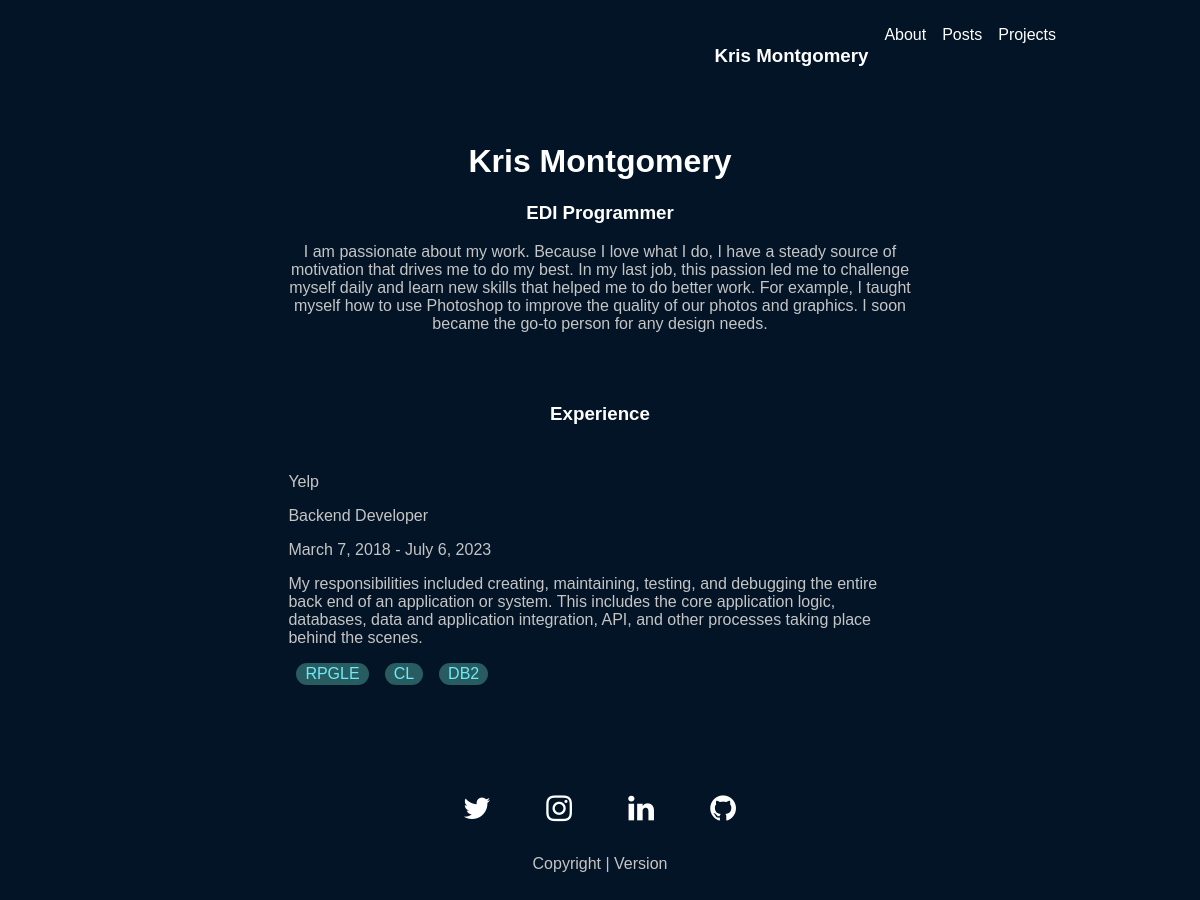
Page /about/ on the earlier database version.
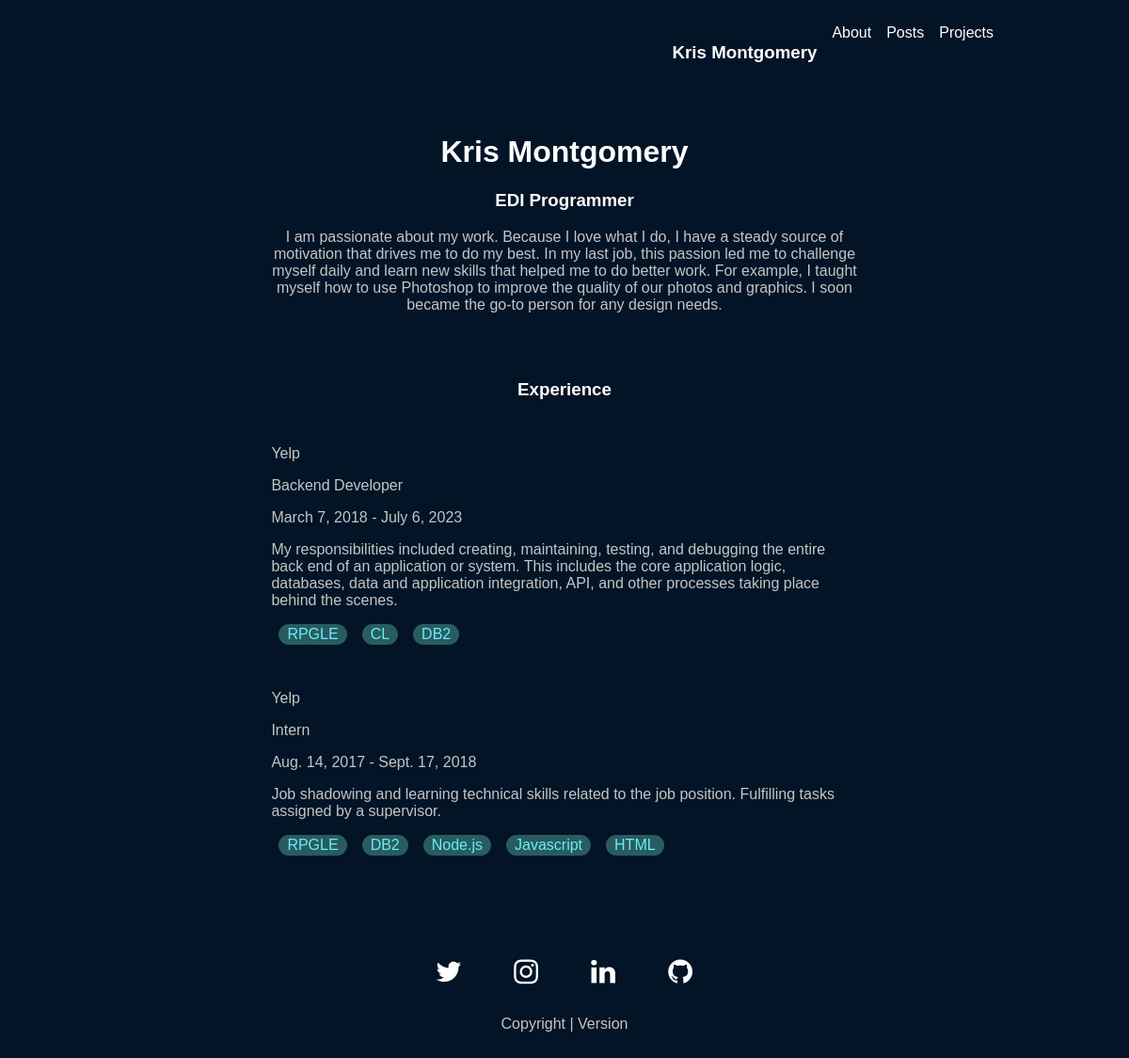
Same page on the later database version.
### main/models.py (models this page shows, shortened)
class aboutExperienceModel(models.Model):
    company_name = models.CharField(max_length=200)
    job_title = models.CharField(max_length=200)
    start_date = models.DateField(auto_now=False)
    end_date = models.DateField(auto_now=False)
    job_description = models.TextField(null=True, blank=True)
    tech_list = (
        ('RPGLE', 'RPGLE'),
        ('CL','CL'),
        ('DB2','DB2'),
        ('SQL','SQL'),
        ('Python','Python'),
        ('Node.js', 'Node.js'),
        ('Javascript','Javascript'),
        ('HTML','HTML'),
        ('CSS','CSS')
        )
    tech_used = models.CharField(null=True, blank=True, max_length=32, choices=tech_list)
    tech_used_two = models.CharField(null=True, blank=True, max_length=32, choices=tech_list)
    tech_used_three = models.CharField(null=True, blank=True, max_length=32, choices=tech_list)
    tech_used_four = models.CharField(null=True, blank=True, max_length=32, choices=tech_list)
    tech_used_five = models.CharField(null=True, blank=True, max_length=32, choices=tech_list)

### main/views.py (the view)
# urls.py: path('about/', views.loadJobExperience, name='about')
def loadJobExperience(request):
    experience = aboutExperienceModel.objects.all()
    context = {
        'experience': experience
    }
    return render(request, 'main/about.html', context)

### main/templates/main/about.html
{% extends 'main.html' %}
{% load static %}
{% block content %}
<div class="about-containter">
    <div class="leftside"></div>
        <div class="about-main-content">
            <h1 class="about-centerClass">Kris Montgomery</h1>
            <h3 class="about-centerClass">EDI Programmer</h3>
            <p class="about-centerClass">I am passionate about my work. Because I love what I do, I have a
               steady source of motivation that drives me to do my best.
               In my last job, this passion led me to challenge myself daily
               and learn new skills that helped me to do better work.
               For example, I taught myself how to use Photoshop to improve the
               quality of our photos and graphics. I soon became the go-to person
               for any design needs.</p>
            <br>
            <br>
            <h3 class="about-centerClass">Experience</h3>
            {% for e in experience %}
            <div class="individual-experience-container">
                <p>{{e.company_name}}</p>
                <p>{{e.job_title}}</p>
                <p>{{e.start_date}} - {{e.end_date}}</p>
                <p>{{e.job_description}}</p>
                <div class="technology-used">
                    {% if e.tech_used != None %}
                        <p>{{e.tech_used}}</p>
                    {% endif %}
                    {% if e.tech_used_two != None %}
                        <p>{{e.tech_used_two}}</p>
                    {% endif %}
                    {% if e.tech_used_three != None %}
                        <p>{{e.tech_used_three}}</p>
                    {% endif %}
                    {% if e.tech_used_four != None %}
                        <p>{{e.tech_used_four}}</p>
                    {% endif %}
                    {% if e.tech_used_five != None %}
                        <p>{{e.tech_used_five}}</p>
                    {% endif %}
                </div>
            </div>
            {% endfor %}
        </div>
    <div class="rightside"></div>
</div>
{% endblock content %}

### Templates/main.html (shortened to what this page needs)
{% load static %}
<!DOCTYPE html>
<html lang="en">
<head>
    <link rel="stylesheet" href="https://cdnjs.cloudflare.com/ajax/libs/font-awesome/4.7.0/css/font-awesome.min.css">
    <link rel="stylesheet" href="{% static 'styles/main.css' %}">
</head>
<body>
    {% include 'navbar.html' %}
        {% block content %}
        {% endblock %}
    {% include 'footer.html' %}
</body>
</html>

### Templates/navbar.html
{% block content %}
    <div class="navbar-container">
        <ul class="navbar">
            <li class="navbar-item fullwidth"><h3><a href="{% url 'home' %}">Kris Montgomery</a></h3></li>
            <li class="navbar-item"><a href="{% url 'about' %}">About</a></li>
            <li class="navbar-item"><a href="{% url 'posts' %}">Posts</a></li>
            <li class="navbar-item"><a href="{% url 'projects' %}">Projects</a></li>
        </ul>
    </div>
{% endblock %}

### Templates/footer.html
{% block content %}
    <div class="footer-container">
        <ul class="footer">
            <li class="footer-item fa fa-twitter"><a href="" target="_blank"></a></li>
            <li class="footer-item fa fa-instagram"><a href="" target="_blank"></a></li>
            <li class="footer-item fa fa-linkedin"><a href="" target="_blank"></a></li>
            <li class="footer-item fa fa-github" ><a href="https://www.google.com" target="_blank"></a></li>
        </ul>
        <div class="copyright">
            <p>Copyright | Version</p>
        </div>
    </div>
{% endblock %}

### static/styles/main.css (style rules this page uses)
body { background-color: rgb(3, 20, 38); font-family: 'Trebuchet MS', sans-serif; margin: 0 4rem 0 4rem; }
h1, h2, h3 { color: white; }
p, small { color: #c5c5c5; }
a { color: white; }
.navbar-container { margin: 0 4em 0 4em; }
.navbar { height: 5rem; display: grid; justify-self: end; grid-template-columns: 1fr repeat(3, fit-content(100px)); grid-gap: 1rem; padding: 0 1rem 0 1rem; align-content: center; }
.navbar-item { list-style-type: none; }
.fullwidth { grid-column: 1 / 2; justify-self: start; }
.leftside { padding: 10px; }
.rightside { padding: 10px; text-align: center; }
.about-containter { display: grid; grid-template-columns: 1fr 3fr 1fr; margin-bottom: 50px; }
.about-main-content { justify-items: center; padding: 10px; text-align: left; }
.about-centerClass { text-align: center; }
.individual-experience-container { margin: 3rem 0 3rem 0; }
.technology-used { display: flex; justify-content: left; }
.technology-used p { margin: 0 .5rem 0 .5rem; padding: 2px 9px 2px 9px; background-color: rgb(40, 92, 96); color: rgb(108, 236, 247); border-radius: 15px; }
.footer-container { bottom: 0; width: 100%; text-align: center; margin: 3em 0 3em 0; }
.footer { list-style-type: none; display: grid; grid-template-columns: repeat(4, fit-content(100px)); grid-gap: 2rem; justify-content: center; }
ul { padding:0; }
a { text-decoration: none; }
.fa { font-size: 30px; cursor: pointer; width: 50px; text-decoration: none; }
.fa-twitter { color: white; }
.fa-instagram { color: white; }
.fa-linkedin { color: white; }
.fa-github { color: white; }
.copyright { display: grid; grid-template-columns: 1fr; justify-items: center; }

Differences in the rows shown:
added aboutExperienceModel: company_name "Yelp", job_title "Intern", start_date "Aug. 14, 2017", end_date "Sept. 17, 2018", job_description "Job shadowing and learning technical skills related to the job position. Fulfilling tasks assigned by a supervisor.", tech_used "RPGLE", tech_used_two "DB2", tech_used_three "Node.js", tech_used_four "Javascript", tech_used_five "HTML"
